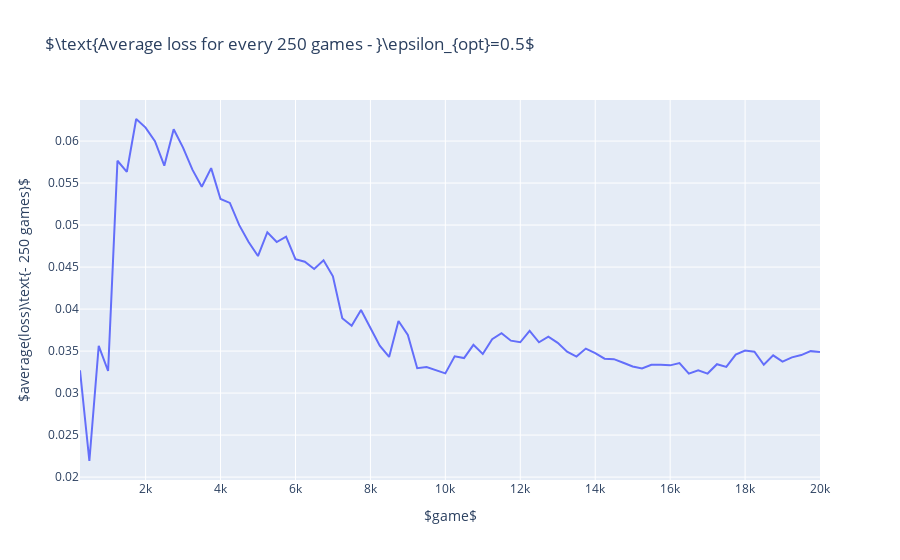

The notebook cell this image was saved under:
### Code cell
fig = go.Figure()

fig.add_trace(go.Scatter(x=x, y=losses, mode='lines'))

fig.update_layout(
    title=r'$\text{Average loss for every %d games - }\epsilon_{opt}=0.5$' % averaging_steps,
    xaxis_title=r'$game$',
    yaxis_title=r'$average(loss)\text{- %d games}$' % (averaging_steps),
)

fig.show()
